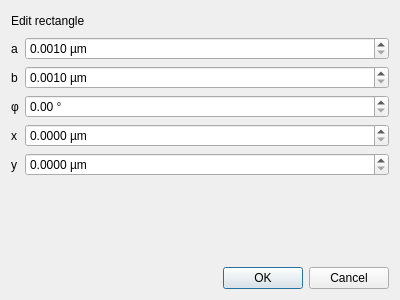
<?xml version="1.0" encoding="UTF-8"?>
<ui version="4.0">
 <class>Dialog</class>
 <widget class="QDialog" name="Dialog">
  <property name="geometry">
   <rect>
    <x>0</x>
    <y>0</y>
    <width>400</width>
    <height>300</height>
   </rect>
  </property>
  <property name="windowTitle">
   <string>Edit rectangle</string>
  </property>
  <layout class="QVBoxLayout" name="verticalLayout">
   <item>
    <layout class="QHBoxLayout" name="horizontalLayout">
     <item>
      <widget class="QLabel" name="label_4">
       <property name="text">
        <string>Edit rectangle</string>
       </property>
      </widget>
     </item>
     <item>
      <spacer name="horizontalSpacer">
       <property name="orientation">
        <enum>Qt::Horizontal</enum>
       </property>
       <property name="sizeHint" stdset="0">
        <size>
         <width>40</width>
         <height>20</height>
        </size>
       </property>
      </spacer>
     </item>
    </layout>
   </item>
   <item>
    <layout class="QFormLayout" name="formLayout">
     <item row="0" column="0">
      <widget class="QLabel" name="label">
       <property name="text">
        <string>a</string>
       </property>
      </widget>
     </item>
     <item row="0" column="1">
      <widget class="QDoubleSpinBox" name="doubleSpinBox_a">
       <property name="suffix">
        <string> µm</string>
       </property>
       <property name="decimals">
        <number>4</number>
       </property>
       <property name="minimum">
        <double>0.001000000000000</double>
       </property>
       <property name="maximum">
        <double>9999.000000000000000</double>
       </property>
       <property name="singleStep">
        <double>0.100000000000000</double>
       </property>
      </widget>
     </item>
     <item row="3" column="0">
      <widget class="QLabel" name="label_2">
       <property name="text">
        <string>x</string>
       </property>
      </widget>
     </item>
     <item row="4" column="0">
      <widget class="QLabel" name="label_3">
       <property name="text">
        <string>y</string>
       </property>
      </widget>
     </item>
     <item row="3" column="1">
      <widget class="QDoubleSpinBox" name="doubleSpinBox_x">
       <property name="suffix">
        <string> µm</string>
       </property>
       <property name="decimals">
        <number>4</number>
       </property>
       <property name="maximum">
        <double>9999.000000000000000</double>
       </property>
      </widget>
     </item>
     <item row="4" column="1">
      <widget class="QDoubleSpinBox" name="doubleSpinBox_y">
       <property name="suffix">
        <string> µm</string>
       </property>
       <property name="decimals">
        <number>4</number>
       </property>
       <property name="maximum">
        <double>9999.000000000000000</double>
       </property>
      </widget>
     </item>
     <item row="1" column="0">
      <widget class="QLabel" name="label_5">
       <property name="text">
        <string>b</string>
       </property>
      </widget>
     </item>
     <item row="1" column="1">
      <widget class="QDoubleSpinBox" name="doubleSpinBox_b">
       <property name="suffix">
        <string> µm</string>
       </property>
       <property name="decimals">
        <number>4</number>
       </property>
       <property name="minimum">
        <double>0.001000000000000</double>
       </property>
       <property name="maximum">
        <double>9999.000000000000000</double>
       </property>
       <property name="singleStep">
        <double>0.100000000000000</double>
       </property>
      </widget>
     </item>
     <item row="2" column="0">
      <widget class="QLabel" name="label_6">
       <property name="text">
        <string>φ</string>
       </property>
      </widget>
     </item>
     <item row="2" column="1">
      <widget class="QDoubleSpinBox" name="doubleSpinBox_phi">
       <property name="suffix">
        <string> °</string>
       </property>
       <property name="decimals">
        <number>2</number>
       </property>
       <property name="maximum">
        <double>360.000000000000000</double>
       </property>
      </widget>
     </item>
    </layout>
   </item>
   <item>
    <spacer name="verticalSpacer">
     <property name="orientation">
      <enum>Qt::Vertical</enum>
     </property>
     <property name="sizeHint" stdset="0">
      <size>
       <width>20</width>
       <height>40</height>
      </size>
     </property>
    </spacer>
   </item>
   <item>
    <widget class="QDialogButtonBox" name="buttonBox">
     <property name="orientation">
      <enum>Qt::Horizontal</enum>
     </property>
     <property name="standardButtons">
      <set>QDialogButtonBox::Cancel|QDialogButtonBox::Ok</set>
     </property>
    </widget>
   </item>
  </layout>
 </widget>
 <resources/>
 <connections>
  <connection>
   <sender>buttonBox</sender>
   <signal>accepted()</signal>
   <receiver>Dialog</receiver>
   <slot>accept()</slot>
   <hints>
    <hint type="sourcelabel">
     <x>248</x>
     <y>254</y>
    </hint>
    <hint type="destinationlabel">
     <x>157</x>
     <y>274</y>
    </hint>
   </hints>
  </connection>
  <connection>
   <sender>buttonBox</sender>
   <signal>rejected()</signal>
   <receiver>Dialog</receiver>
   <slot>reject()</slot>
   <hints>
    <hint type="sourcelabel">
     <x>316</x>
     <y>260</y>
    </hint>
    <hint type="destinationlabel">
     <x>286</x>
     <y>274</y>
    </hint>
   </hints>
  </connection>
 </connections>
</ui>
